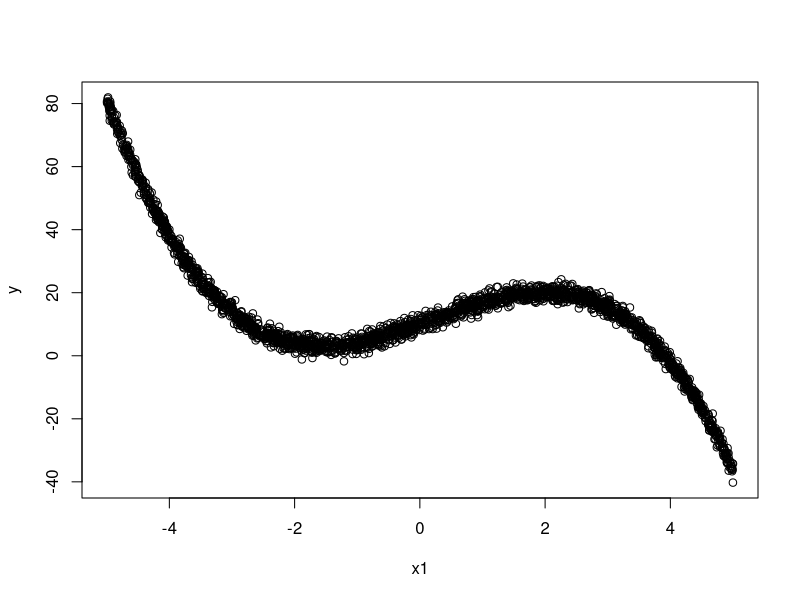
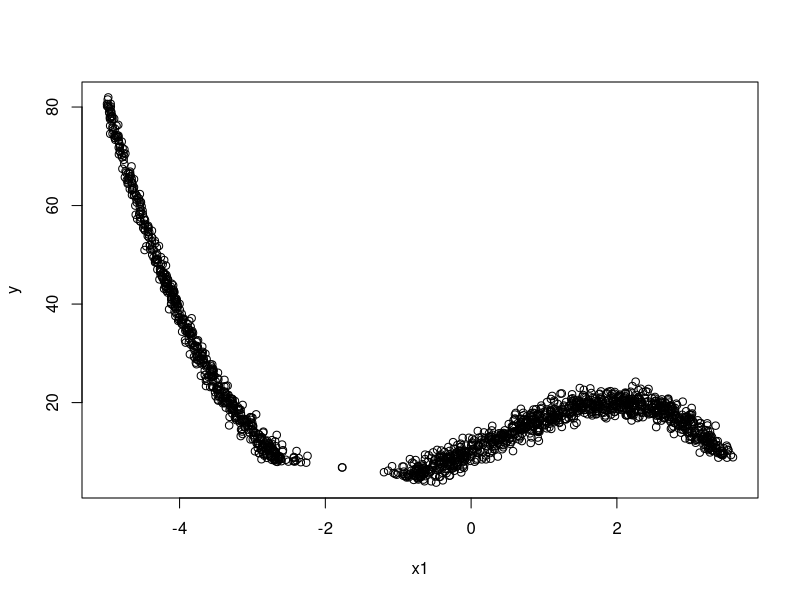

Recreate these plots in R, in order. (Note: this script raises an error after producing the figures.)
# Truncated regression

library(magrittr);
library(dplyr)

# Simulated data

set.seed(1056)                      # set seed to replicate example
nobs = 2500                         # number of obs in model
x1 <- runif(nobs,-5,5)               # random uniform variable
alpha = 10                        # intercept
beta = 7                            # angular coefficient
beta2 = 0.5
beta3 = -0.75
xb <- alpha + beta*x1 + beta2*x1^2  + beta3*x1^3            # linear predictor, xb
sd <- 1.5                             # Standard deviation
y <- rnorm(nobs, xb, sd = sd)       # create y as  random normal variate
cc <- function(x){5*(1+0.3*log(x^2))}
regdat <- data.frame(x1,y)
plot(regdat)


# Truncated y
truncdat <- regdat %>% filter(.,y >=cc(x1))
ntrunc <- nrow(truncdat)
ytrunc <- truncdat$y
xtrunc <- truncdat$x1
plot(truncdat)

# Likelihood
trunc_likelihood <- function(par){
  alpha = par[1]
  beta = par[2]
  beta2 = par[3]
  beta3 = par[4]
  sigma = par[5]
  
  xb =  alpha + beta*xtrunc + beta2*xtrunc^2 + beta3*xtrunc^3 

  lnL <-  -log(sigma) + dnorm((ytrunc - xb)/sigma, log = TRUE) - pnorm((xb - cc(xtrunc))/sigma, log.p = TRUE)
  LL <- sum(lnL)
  return(LL)
}

# Prior
low <- c(rep(-50,4),1e-5)
up <- c(rep(50,4),10)

prior <- createUniformPrior(lower = low,
                            upper = up)


setup <- createBayesianSetup(likelihood = trunc_likelihood,prior = prior)

settings <- list(iterations = 1e5,adaptation = 0.25,
                 burnin = 2e4, message = T,nrChains = 1)


system.time(
  res <- runMCMC(bayesianSetup = setup, settings = settings,sampler = "DREAMzs")
)

summary(res)


codaObject = getSample(res, start = 1E3, coda = TRUE)

getmcmc_var <- function(outjags=outjags, vars = vars){
  as.data.frame(do.call(rbind, outjags[,vars]))
}
ss <- getmcmc_var(codaObject,vars = c("par 1","par 2","par 3","par 4","par 5"))
colnames(ss) <- c("alpha","beta","beta2","beta3","sd")
index <- sample(seq(1:nrow(ss)),250,replace=FALSE)
ss <- ss[index,]

xpred <- seq(min(x1),max(x1),length.out = 250)
df <- NULL
for(i in 1:250){
  temp_df <- data.frame(x=xpred,y= (ss$alpha[i] + ss$beta[1]*xpred + ss$beta2[1]*xpred^2 +
  ss$beta3[1]*xpred^3),col=rep(i:i, each=250))
df <- rbind(df,temp_df)  
}


ggplot(data=truncdat,aes(x=x1,y=y)) +
  
  geom_point() +
  #  geom_segment(data = filter(censdat,y==L_limit),
  #               mapping=aes(x=x1, y=y, xend=x1, yend = y-5),size=0.1,
  #               colour=cens,arrow = arrow()) +
  geom_point(data=filter(regdat,y <= cc(x1)),mapping=aes(x=x1,y=y),color="gray50")+
  coord_cartesian(ylim=c(-5,50)) +
  theme_pubr() +
  scale_color_stata() +
  scale_shape_stata()+
  xlab("x") + ylab("y") +
  stat_smooth(formula=y ~ poly(x1, 3, raw=TRUE),linetype="dashed",colour="red",se=F) +
  geom_line(data=df,aes(x = x, y = y,group=col),
              alpha = 0.1, color = "green",size=0.3) 






#+
#  geom_abline(slope = mean(ss$beta), 
#              intercept = mean(ss$alpha), 
#              color = "orange3", size = 1) 






